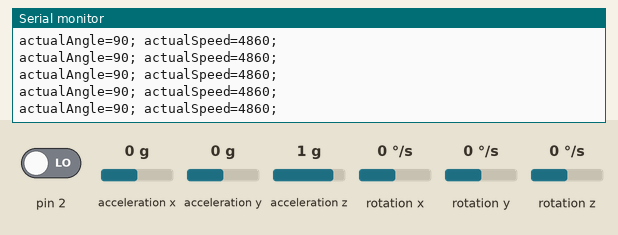
The sketch below on a simulated Arduino Uno, built with avr-gcc and run on an emulated ATmega328P. On the bench: the last lines printed to the serial monitor. The inputs (shaded band) are chosen by the test bench; at power-on: acceleration x 0 g, acceleration y 0 g, acceleration z 1 g, rotation z 0 °/s, pin 2 LOW, rotation x 0 °/s, rotation y 0 °/s. The sensor or clock chip raises its interrupt line as the real part does.

Above: at 1.7 s.
1.8 s: acceleration x set to -1.4 g
At 1.87 s:
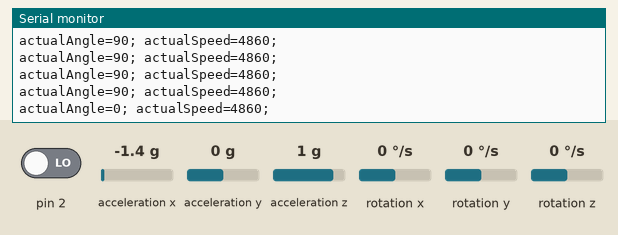
3.3 s: acceleration y set to -1.4 g
At 3.36 s:
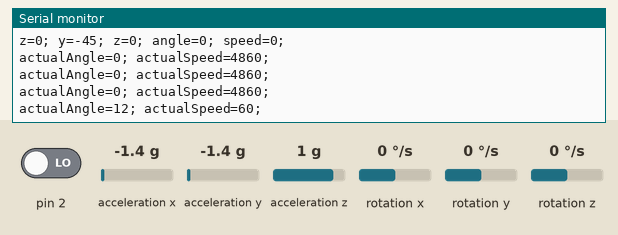
4.8 s: acceleration z set to -1.4 g
At 4.85 s:
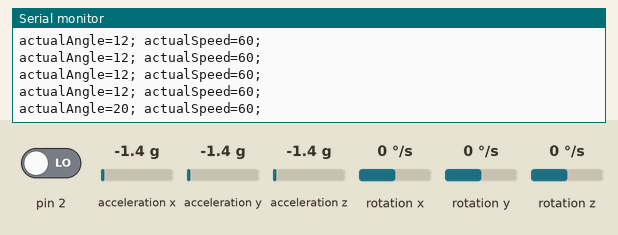
6.3 s: rotation z set to -192 °/s
At 6.34 s:
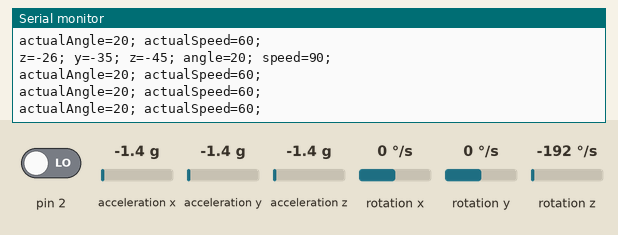
Timing chart, 0 to 8.8 s (numbered marks = the images above; inputs shaded):
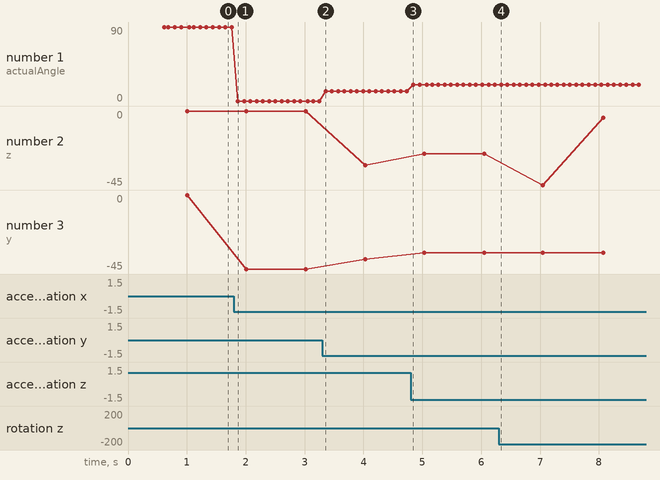

The sketch:

zen_wheels_remote.ino
```cpp
/**
 * Libraries:
 * https://github.com/jrowberg/i2cdevlib
 * https://github.com/jrowberg/i2cdevlib/tree/master/Arduino/MPU6050
 */
#include "I2Cdev.h"
#include "MPU6050_6Axis_MotionApps20.h"
#include "Wire.h"
#include "SoftwareSerial.h"

const int MAX_ANGLE = 45;
const byte commandStering = 129;
const byte commandSpeed = 130;


bool initialization = false;  // set true if DMP init was successful
uint8_t mpuIntStatus;   // holds actual interrupt status byte from MPU
uint8_t devStatus;      // return status after each device operation (0 = success, !0 = error)
uint16_t packetSize;    // expected DMP packet size (default is 42 bytes)
uint16_t fifoCount;     // count of all bytes currently in FIFO
uint8_t fifoBuffer[64]; // FIFO storage buffer
Quaternion q;           // [w, x, y, z]         quaternion container
VectorFloat gravity;    // [x, y, z]            gravity vector
float ypr[3];           // [yaw, pitch, roll]   yaw/pitch/roll container and gravity vector
volatile bool mpuInterrupt = false;     // indicates whether MPU interrupt pin has gone high

unsigned long lastPrintTime, lastMoveTime = 0;

SoftwareSerial BTserial(10, 11);
MPU6050 mpu;


void setup()
{
      Serial.begin(9600);
      BTserial.begin(38400);
      Serial.println("Program started");
      initialization = initializeGyroscope();
}

void loop() {
    if (!initialization) {
        return;
    }
    mpuInterrupt = false;
    mpuIntStatus = mpu.getIntStatus();
    fifoCount = mpu.getFIFOCount();
    if (hasFifoOverflown(mpuIntStatus, fifoCount)) {
        mpu.resetFIFO();
        return;
    }
    if (mpuIntStatus & 0x02) {
        while (fifoCount < packetSize) {
            fifoCount = mpu.getFIFOCount();
        }
        mpu.getFIFOBytes(fifoBuffer, packetSize);
        fifoCount -= packetSize;
        mpu.dmpGetQuaternion(&q, fifoBuffer);
        mpu.dmpGetGravity(&gravity, &q);
        mpu.dmpGetYawPitchRoll(ypr, &q, &gravity);
        steer(ypr[0] * 180/M_PI, ypr[1] * 180/M_PI, ypr[2] * 180/M_PI);
    }
}

/*
 * Receives angle from 0 to 180 where 0 is max left and 180 is max right
 * Receives speed from -90 to 90 where -90 is max backwards and 90 is max forward
 */
void moveZwheelsCar(byte angle, int speed)
{
    if (millis() - lastMoveTime < 100) {
        return;
    }
    byte resultAngle;
    int resultSpeed;
    if (angle >= 90) {
      resultAngle = map(angle, 91, 180, 1, 60);
    } else if (angle < 90) {
      resultAngle = map(angle, 1, 90, 60, 120);
    }
    if (speed > 0) {
      resultSpeed = map(speed, 0, 90, 0, 60);
    } else if (speed < 0) {
      resultSpeed = map(speed, 0, -90, 120, 60);
    }
    Serial.print("actualAngle=");Serial.print(angle);Serial.print("; ");
    Serial.print("actualSpeed=");Serial.print(resultSpeed);Serial.println("; ");
    BTserial.write(commandStering);
    BTserial.write(resultAngle);
    BTserial.write(commandSpeed);
    BTserial.write((byte) resultSpeed);
    lastMoveTime = millis();
}

void steer(int x, int y, int z)
{
    x = constrain(x, -1 * MAX_ANGLE, MAX_ANGLE);
    y = constrain(y, -1 * MAX_ANGLE, MAX_ANGLE);
    z = constrain(z, -MAX_ANGLE, MAX_ANGLE);
    int angle = map(y, -MAX_ANGLE, MAX_ANGLE, 0, 180);
    int speed = map(z, -MAX_ANGLE, MAX_ANGLE, 90, -90);
    printDebug(x, y, z, angle, speed);
    moveZwheelsCar(angle, speed);
}

void printDebug(int x, int y, int z, int angle, int speed)
{
    if (millis() - lastPrintTime < 1000) {
        return;
    }
    Serial.print("z=");Serial.print(x);Serial.print("; ");
    Serial.print("y=");Serial.print(y);Serial.print("; ");
    Serial.print("z=");Serial.print(z);Serial.print("; ");
    Serial.print("angle=");Serial.print(angle);Serial.print("; ");
    Serial.print("speed=");Serial.print(speed);Serial.println("; ");
    lastPrintTime = millis();
}

bool initializeGyroscope()
{
    Wire.begin();
    mpu.initialize();
    Serial.println(mpu.testConnection() ? F("MPU6050 connection successful") : F("MPU6050 connection failed"));
    devStatus = mpu.dmpInitialize();
    mpu.setXGyroOffset(220);
    mpu.setYGyroOffset(76);
    mpu.setZGyroOffset(-85);
    mpu.setZAccelOffset(1788);
    if (devStatus != 0) {
        Serial.print(F("DMP Initialization failed (code "));Serial.println(devStatus);
        return false;
    }
    mpu.setDMPEnabled(true);
    Serial.println(F("Enabling interrupt detection (Arduino external interrupt 0)..."));
    attachInterrupt(0, dmpDataReady, RISING);
    mpuIntStatus = mpu.getIntStatus();
    Serial.println(F("DMP ready! Waiting for first interrupt..."));
    packetSize = mpu.dmpGetFIFOPacketSize();

    return true;
}

void dmpDataReady()
{
    mpuInterrupt = true;
}

boolean hasFifoOverflown(int mpuIntStatus, int fifoCount)
{
    return mpuIntStatus & 0x10 || fifoCount == 1024;
}
```

Measured:
- after the input at 1.8 s, the serial monitor: prints a new line after 0.07 s (image 1)
- after the input at 3.3 s, the serial monitor: prints a new line after 0.06 s (image 2)
- after the input at 4.8 s, the serial monitor: prints a new line after 0.05 s (image 3)
- plotted number 1: 0 → 12 after the input at 3.3 s, 12 → 20 after the input at 4.8 s
- plotted number 2: 0 → -33 after the input at 3.3 s, -33 → -26 after the input at 4.8 s, -26 → -4 after the input at 6.3 s
- plotted number 3: 0 → -45 after the input at 1.8 s, -45 → -39 after the input at 3.3 s, -39 → -35 after the input at 4.8 s
